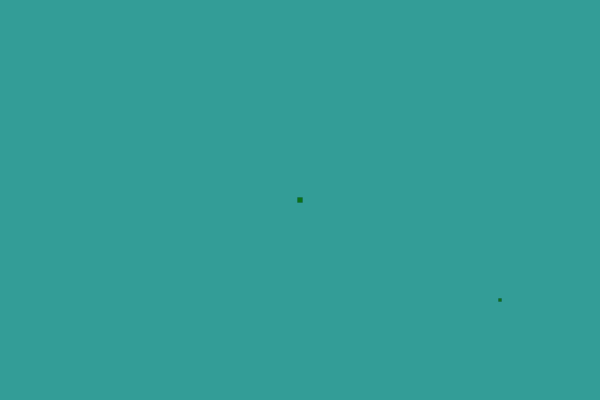
Frame 1 (no input)
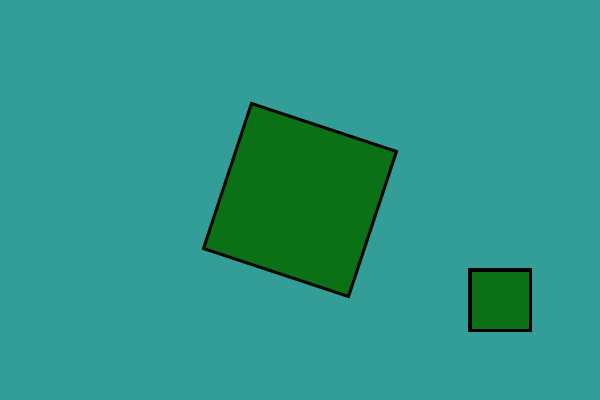
Frame 60 (the mouse pressed at the canvas centre just before this capture)
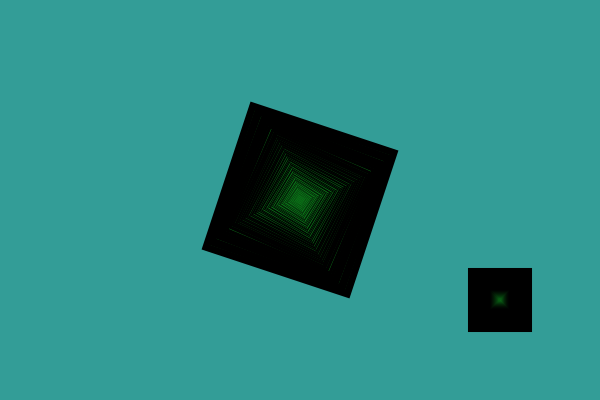
Frame 120 (the mouse held since frame 60 and released just before this capture)

The Processing sketch that drew these frames (run headless with seeded random() and noise(); from frame 60 on, the mouse is pressed at the canvas centre):

// Processing sketch: processing_112629
// ── processing_112629.pde

float timer = 0.0, degrees = 0.0, scaleDeg = 0.1;
float xVal = 500.0, yVal = 300.0, angle = 0.0;

void setup()
{
  size(600, 400);
  background(51, 157, 151);
}

void draw()
{
  timer++;
  
  if(timer >= 700)
  {
    degrees += 0.3;
    degrees %= 360;
    pushMatrix();
    translate(width/2, height/2);
    rotate(radians(degrees));
    scale(scaleDeg);
    rect(0, 0, 50, 50);
    scaleDeg += 0.05;
    if(scaleDeg >= 3)
    {
      scaleDeg = -scaleDeg;
    }
    popMatrix();
    
    pushMatrix();
    translate((sin(angle) * 10.0) + xVal, yVal);
    scale(scaleDeg);
    rect(0, 0, 20, 20);
    popMatrix();
    
    yVal--;
    angle += 0.5;
  }
  
  else
  {
    fill(10, 113, 23);
    degrees += 0.3;
    degrees %= 360;
    rectMode(CENTER);
    
    pushMatrix();
    translate(width/2, height/2);
    rotate(radians(degrees));
    scale(scaleDeg);
    rect(0, 0, 50, 50);
    scaleDeg += 0.05;
    if(scaleDeg >= 3)
    {
      scaleDeg = -scaleDeg;
    }
    popMatrix();
    
    pushMatrix();
    translate(500, 300);
    scale(scaleDeg);
    rect(0, 0, 20, 20);
    popMatrix();
  }
}
